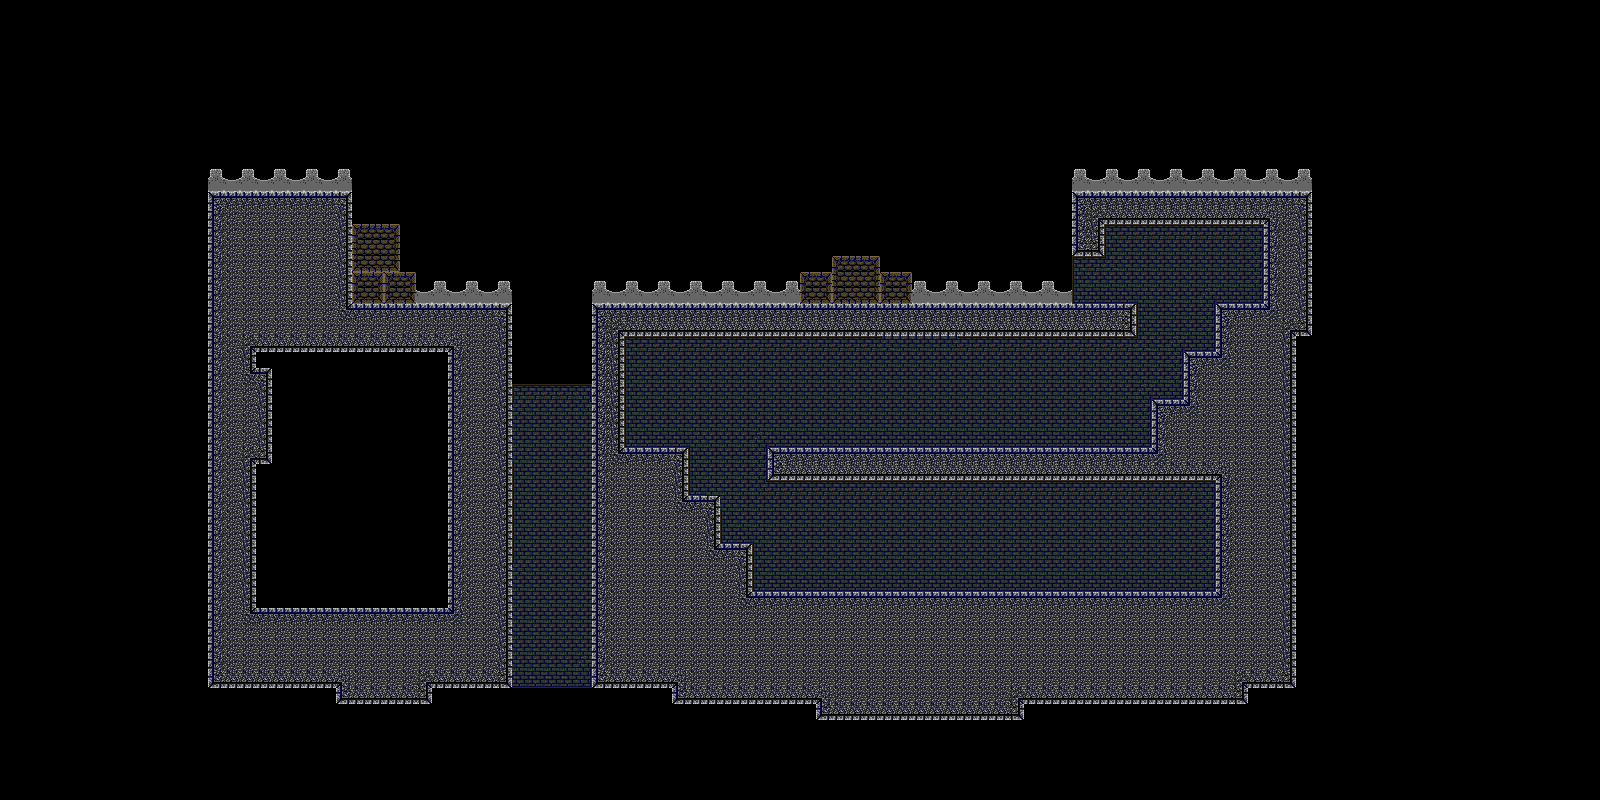

The image is a tile-based game level rendered from a .tmx file. Its description and source (layers, tilesets, objects; grid data summarised) follow:
An orthogonal 100x50 tile map with 16x16 px tiles, 5 tile layers (Background 1, Background 2, Background 4, Background 3, ...).

<map version="1.0" orientation="orthogonal" renderorder="right-down" width="100" height="50" tilewidth="16" tileheight="16" nextobjectid="1">
 <tileset firstgid="1" name="castle_tileset" tilewidth="16" tileheight="16">
  <image source="../Grafiikka/Tilesets/castle_tileset.png" trans="ff00ff" width="512" height="512" />
  <terraintypes>
   <terrain name="Floor Stone" tile="-1" />
   <terrain name="Floor Potato" tile="-1" />
   <terrain name="Wall Red" tile="-1" />
   <terrain name="Wall Blue" tile="-1" />
   <terrain name="Wall Grey" tile="-1" />
  </terraintypes>
  <tile id="0" terrain="0,0,0,0" />
  <tile id="1" terrain=",,,0" />
  <tile id="2" terrain=",,0," />
  <tile id="3" terrain="1,1,1,1" />
  <tile id="4" terrain=",,,1" />
  <tile id="5" terrain=",,1," />
  <tile id="6" terrain="2,2,2,2" />
  <tile id="7" terrain=",,,2" />
  <tile id="8" terrain=",,2," />
  <tile id="9" terrain="3,3,3,3" />
  <tile id="10" terrain=",,,3" />
  <tile id="11" terrain=",,3," />
  <tile id="12" terrain="4,4,4,4" />
  <tile id="13" terrain=",,,4" />
  <tile id="14" terrain=",,4," />
  <tile id="32" terrain=",,0,0" />
  <tile id="33" terrain=",0,0,0" />
  <tile id="34" terrain="0,,0,0" />
  <tile id="35" terrain=",,1,1" />
  <tile id="36" terrain=",1,1,1" />
  <tile id="37" terrain="1,,1,1" />
  <tile id="38" terrain=",,2,2" />
  <tile id="39" terrain=",2,2,2" />
  <tile id="40" terrain="2,,2,2" />
  <tile id="41" terrain=",,3,3" />
  <tile id="42" terrain=",3,3,3" />
  <tile id="43" terrain="3,,3,3" />
  <tile id="44" terrain=",,4,4" />
  <tile id="45" terrain=",4,4,4" />
  <tile id="46" terrain="4,,4,4" />
  <tile id="64" terrain="0,0,," />
  <tile id="65" terrain="0,0,,0" />
  <tile id="66" terrain="0,0,0," />
  <tile id="67" terrain="1,1,," />
  <tile id="68" terrain="1,1,,1" />
  <tile id="69" terrain="1,1,1," />
  <tile id="70" terrain="2,2,," />
  <tile id="71" terrain="2,2,,2" />
  <tile id="72" terrain="2,2,2," />
  <tile id="73" terrain="3,3,," />
  <tile id="74" terrain="3,3,,3" />
  <tile id="75" terrain="3,3,3," />
  <tile id="76" terrain="4,4,," />
  <tile id="77" terrain="4,4,,4" />
  <tile id="78" terrain="4,4,4," />
  <tile id="97" terrain=",0,,0" />
  <tile id="98" terrain="0,,0," />
  <tile id="100" terrain=",1,,1" />
  <tile id="101" terrain="1,,1," />
  <tile id="103" terrain=",2,,2" />
  <tile id="104" terrain="2,,2," />
  <tile id="106" terrain=",3,,3" />
  <tile id="107" terrain="3,,3," />
  <tile id="109" terrain=",4,,4" />
  <tile id="110" terrain="4,,4," />
  <tile id="129" terrain=",0,," />
  <tile id="130" terrain="0,,," />
  <tile id="132" terrain=",1,," />
  <tile id="133" terrain="1,,," />
  <tile id="135" terrain=",2,," />
  <tile id="136" terrain="2,,," />
  <tile id="138" terrain=",3,," />
  <tile id="139" terrain="3,,," />
  <tile id="141" terrain=",4,," />
  <tile id="142" terrain="4,,," />
 </tileset>
 <layer name="Background 1" width="100" height="50">
  <data>[5000 cells, 818 non-empty, 18 distinct tile ids]</data>
 </layer>
 <layer name="Background 2" width="100" height="50">
  <data>[5000 cells, 0 non-empty, 0 distinct tile ids]</data>
 </layer>
 <layer name="Background 4" width="100" height="50">
  <data>[5000 cells, 0 non-empty, 0 distinct tile ids]</data>
 </layer>
 <layer name="Background 3" width="100" height="50">
  <data>[5000 cells, 0 non-empty, 0 distinct tile ids]</data>
 </layer>
 <layer name="GameLayer" width="100" height="50">
  <data>[5000 cells, 1055 non-empty, 22 distinct tile ids]</data>
 </layer>
</map>
